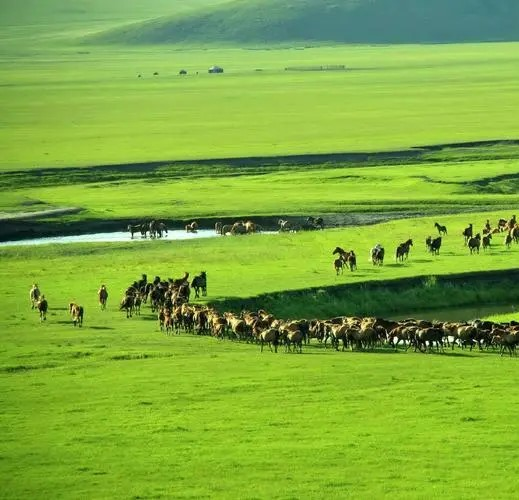
#> input picture 计算机视觉实践-练习1/image_code/1.jpg, 519 x 500 px, found by its file name
$ python maincat.py
#> lines starting #> are read from the running program, lines starting #| are printed output that depends on the picture
### 计算机视觉实践-练习1/image_code/Image_Stitching/image_Stitcher.py
import numpy as np
import cv2
class image_Stitcher:
    # 开始定义拼接函数
    def stitch(self, images, ratio=0.75, reprojThresh=4.0, showMatches=False):#nfeatures，保留的最佳特性的数量。
        # 特征按其得分进行排序(以SIFT算法作为局部对比度进行测量)
        # 读取图像
        imageB, imageA = images #注意这里imageB对应图片1，imageA对应图片2，因为在之后的拼接时，是从A上覆盖B的
        # 通过函数detecAndDescribe来计算图片A与图片B的特征点和特征向量
        kpsA, featureA = self.detectAndDescribe(imageA)
        kpsB, featureB = self.detectAndDescribe(imageB)

        # 匹配两张图片的特征点
        M = self.matchKeypoints(kpsA, kpsB, featureA, featureB, ratio, reprojThresh) # 高斯输入层级， 如果图像分辨率较低，则可能需要减少数值
        # 没有匹配点，退出
        if not M:
            return None
        matches, H, status = M  # 对比度阈值用于过滤区域中的弱特征。阈值越大，检测器产生的特征越少
        # 将图片A进行视角变换 中间结果
        result = cv2.warpPerspective(imageA, H, (imageA.shape[1] + imageB.shape[1], imageA.shape[0]))
        # 将图片B传入]
        print('A B R', imageA.shape, imageB.shape, result.shape) #这里先输出一下A、B、R的尺寸，看看能否拼接，确定宽度是一样的
        result[0:imageB.shape[0], 0:imageB.shape[1]] = imageB #这最后一步比较就比较简单了，从以西代码可以看，已知举证 H，就可
        #以对图片 A 的位置进行相对变换，想象一下一个长是 A 和 B 两个图片长的画
        #布，现在通过 H 把 A 放在合适的位置（刚好可以重叠的区域的边界），那么
        #在把图像 B 也放在这个画布原本图像重叠的边界，如此图像拼接是不是就完成了。
        if showMatches:
            # 生成匹配图片
            vis = self.drawMatches(imageA, imageB, kpsA, kpsB, matches, status)
            # 返回结果
            return result, vis
        # self.cv_show('result', result)
        # 检测是否需要显示图片匹配
        return result

    def detectAndDescribe(self, image):
        # 首先转换为灰度图
        gray = cv2.cvtColor(image, cv2.COLOR_BGR2GRAY) # featureA和featureB 表示两个特征向量集；K 表示按knn匹配规则输出的最优的K个结果
        # 开始建立SIFT生成器
        descriptor = cv2.xfeatures2d.SIFT_create()
        # 其次检测特征点并计算描述子
        kps, features = descriptor.detectAndCompute(gray, None)
        kps = np.float32([kp.pt for kp in kps])
        return kps, features # 这里返回特征点以及特征图

    def matchKeypoints(self, kpsA, kpsB, featureA, featureB, ratio, reprojThresh):# 函数用于匹配，找到匹配度较高的点
        matcher = cv2.BFMatcher()
        # 使用KNN检测来自AB图的SIFT特征匹配
        rawMatches = matcher.knnMatch(featureA, featureB, 2)
        # 这里是用于过滤的
        matches = []
        for m in rawMatches:
            if len(m) == 2 and m[0].distance < m[1].distance * ratio:
                matches.append((m[0].trainIdx, m[0].queryIdx))
        if len(matches) > 4:
            # 获取匹配对的点坐标
            ptsA = np.float32([kpsA[i] for (_, i) in matches])
            ptsB = np.float32([kpsB[i] for (i, _) in matches])
            # 计算H矩阵，实际上所谓的转置矩阵 H，就是用来计算相对位置的。图像拼接的本质
            # 其实很简单，就是在一张图像合适的位置上拼接上另一张图片，而这个合适
            # 的位置就要去可以把重复的部分，也就是哪一块区域覆盖掉，而转置矩阵 H
            # 实际上就是用来定位的。
            H, status = cv2.findHomography(ptsA, ptsB, cv2.RANSAC, reprojThresh)
            return matches, H, status

    # 展示图像
    # [4 lines left out: function cv_show, not called in this run]

    def drawMatches(self, imageA, imageB, kpsA, kpsB, matches, status):
        # 初始化可视化图片，将A、B图左右连接到一起
        hA, wA = imageA.shape[:2]
        hB, wB = imageB.shape[:2]
        vis = np.zeros((max(hA, hB), wA + wB, 3), dtype="uint8")
        vis[0:hA, 0:wA] = imageA
        vis[0:hB, wA:] = imageB
        # 联合遍历，画出匹配对
        for ((trainIdx, queryIdx), s) in zip(matches, status):
            # 当点对匹配成功时，画到可视化图上
            if s == 1:
                # 画出匹配对
                ptA = (int(kpsA[queryIdx][0]), int(kpsA[queryIdx][1]))
                ptB = (int(kpsB[trainIdx][0]) + wA, int(kpsB[trainIdx][1]))
                cv2.line(vis, ptA, ptB, (0, 255, 0), 1)
        # 返回可视化结果
        return vis

### 计算机视觉实践-练习1/image_code/Image_Stitching/maincat.py
from image_Stitcher import image_Stitcher
import cv2

# 读取图片
path1 = r"C:\demo\image_cat\image_code\1.jpg"
path2 = r"C:\demo\image_cat\image_code\2.jpg"
img1 = cv2.imread(path1)
#> img1 is the input picture: shape (500, 519, 3); mean B, G, R 60.3, 169.5, 125.9
img2 = cv2.imread(path2)
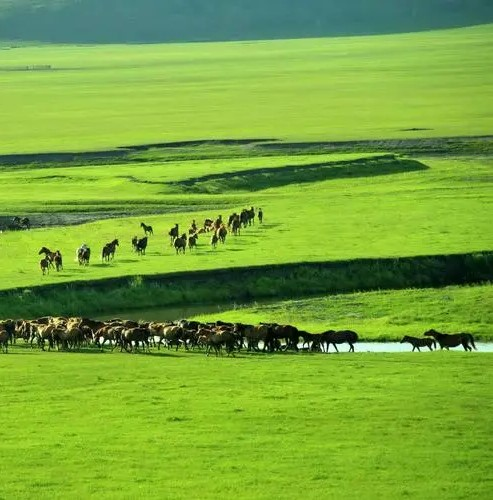
#> input picture 计算机视觉实践-练习1/image_code/2.jpg, 493 x 500 px, found by its file name
#> img2 is the input picture: shape (500, 493, 3); mean B, G, R 57.2, 164.7, 119.4
# 图片拼接
stitcher = image_Stitcher() # 定义函数Stitcher(),这个函数用于实现图像拼接
result, vis = stitcher.stitch([img1, img2], showMatches=True) #将图片1，图片2传入函数Stitcher()中
#> in detectAndDescribe, `gray = cv2.cvtColor(image, cv2.COLOR_BGR2GRAY)`:
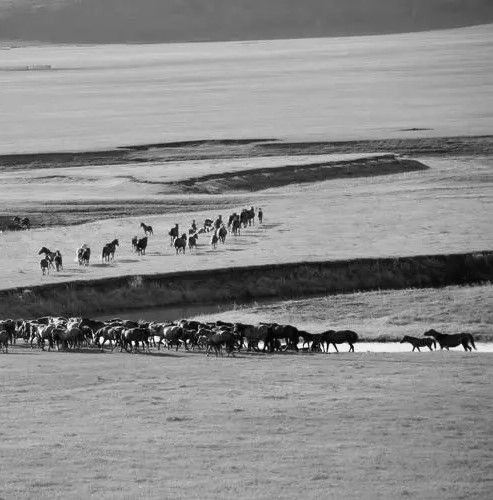
#> gray: shape (500, 493); min 0, max 252, mean 138.9
#> in detectAndDescribe, `kps, features = descriptor.detectAndCompute(gray, None)`: kps = 1080 keypoints; strongest (x, y, size): (133, 343, 2.5), (188, 341, 2), (261, 345, 4.4), (101, 339, 3.2)
#> in detectAndDescribe, `kps = np.float32([kp.pt for kp in kps])`: kps = 1080 pairs, first value 2.92 to 490, second value 35.05 to 493.4
#> in stitch, `kpsA, featureA = self.detectAndDescribe(imageA)`: kpsA has the same summary as kps in detectAndDescribe
#> in detectAndDescribe (call 2), `gray = cv2.cvtColor(image, cv2.COLOR_BGR2GRAY)`:
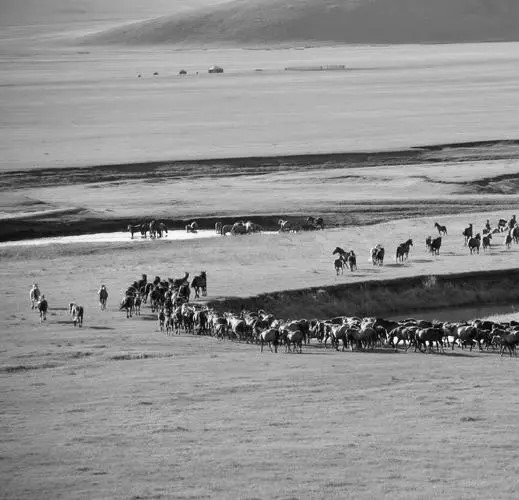
#> gray: shape (500, 519); min 0, max 253, mean 144
#> in detectAndDescribe (call 2), `kps, features = descriptor.detectAndCompute(gray, None)`: kps = 1114 keypoints; strongest (x, y, size): (427, 343, 2.5), (482, 341, 2), (395, 339, 3.2), (434, 343, 2.3)
#> in detectAndDescribe (call 2), `kps = np.float32([kp.pt for kp in kps])`: kps = 1114 pairs, first value 4.99 to 515, second value 58.77 to 497.1
#> in stitch, `kpsB, featureB = self.detectAndDescribe(imageB)`: kpsB has the same summary as kps in detectAndDescribe
#> in matchKeypoints, `rawMatches = matcher.knnMatch(featureA, featureB, 2)`: rawMatches = 1080 matches
#> after the loop in matchKeypoints, `for m in rawMatches:`: matches = 429 pairs, first value 91 to 1108, second value 0 to 973
#> in matchKeypoints, `ptsA = np.float32([kpsA[i] for (_, i) in matches])`: ptsA = 429 pairs, first value 2.92 to 446.3, second value 66.47 to 488.6
#> in matchKeypoints, `ptsB = np.float32([kpsB[i] for (i, _) in matches])`: ptsB = 429 pairs, first value 72.59 to 514.1, second value 66.31 to 488.4
#> in matchKeypoints, `H, status = cv2.findHomography(ptsA, ptsB, cv2.RANSAC, reprojThresh)`: H = [[1, 4.55e-06, 294], [3.63e-05, 1, 0.0339], [-2.09e-07, -3.34e-07, 1]]; status = 429 values, max 1 at index 0, min 0 at index 89, mean 0.974
#| A B R (500, 493, 3) (500, 519, 3) (500, 1012, 3)
#> in stitch, `result[0:imageB.shape[0], 0:imageB.shape[1]] = imageB`:
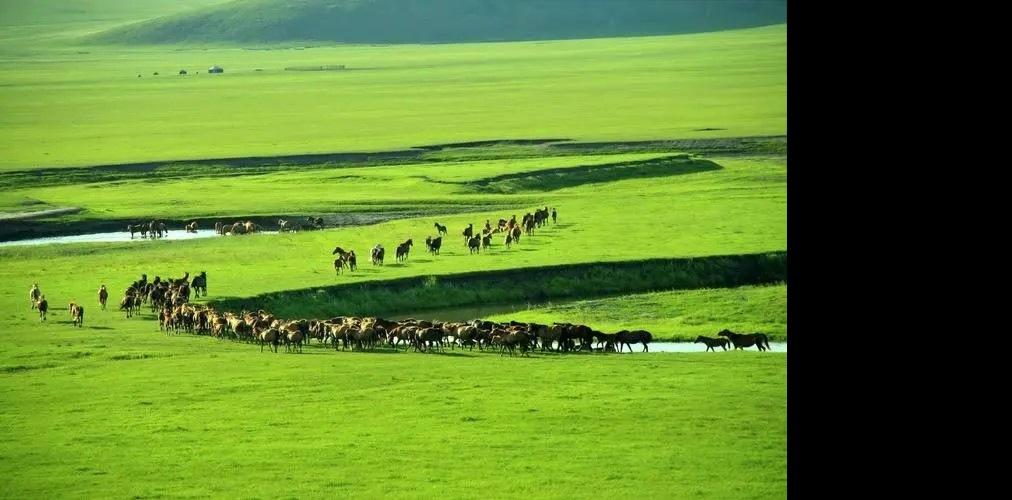
#> result: shape (500, 1012, 3); mean B, G, R 45.3, 130, 95.3
#> in drawMatches, `vis[0:hA, 0:wA] = imageA`:
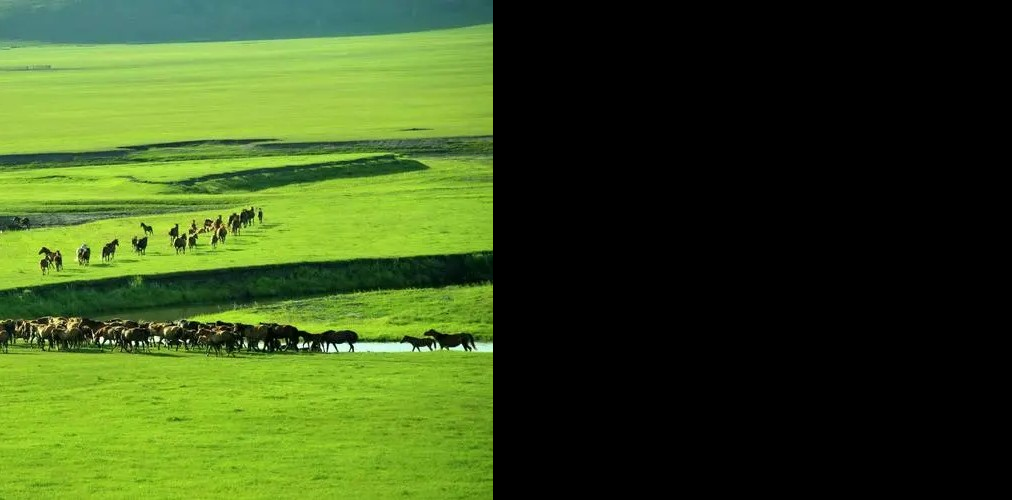
#> vis: shape (500, 1012, 3); mean B, G, R 27.9, 80.2, 58.1
#> in drawMatches, `vis[0:hB, wA:] = imageB`:
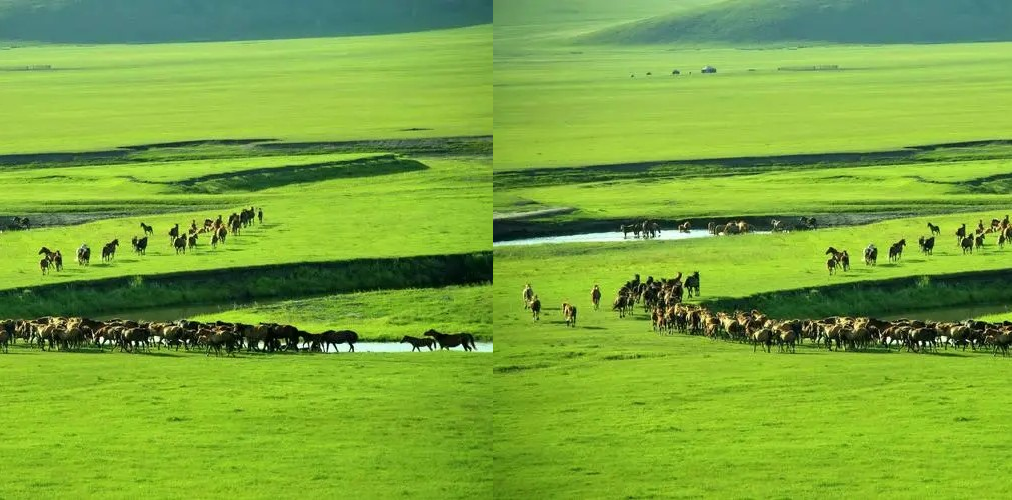
#> vis: shape (500, 1012, 3); mean B, G, R 58.8, 167.2, 122.7
#> the loop in drawMatches, `for ((trainIdx, queryIdx), s) in zip(matches, status):` made 429 passes
#> (trainIdx, queryIdx, ptA, ptB) on passes 1 to 12: (578, 0, (2, 230), (789, 230)), (583, 3, (6, 345), (793, 345)), (584, 4, (6, 345), (793, 345)), (586, 5, (7, 412), (794, 412)), (587, 6, (7, 412), (794, 412)), (590, 7, (8, 342), (795, 342)), (591, 11, (9, 348), (796, 348)), (592, 12, (9, 213), (796, 213)), (593, 14, (15, 172), (802, 172)), (595, 15, (15, 223), (802, 222)), (594, 16, (15, 214), (802, 214)), (596, 17, (17, 218), (804, 218))
#> (ptA, ptB) on passes 61 to 66: ((43, 345), (830, 345)), ((43, 269), (830, 269)), ((43, 269), (830, 269)), ((43, 263), (830, 263)), ((44, 250), (831, 250)), ((44, 250), (831, 250))
#> after the loop in drawMatches, `for ((trainIdx, queryIdx), s) in zip(matches, status):`:
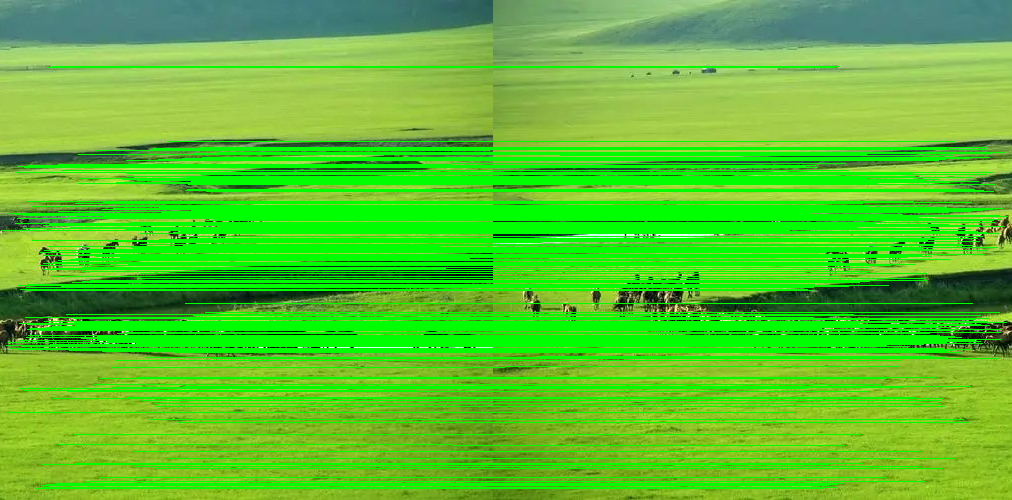
#> vis: shape (500, 1012, 3); mean B, G, R 44.5, 196.3, 89.9

cv2.namedWindow("Contours", cv2.WINDOW_NORMAL) #显示第一张图片
cv2.imshow("Contours", img1)
#cv2.imshow('img1', img1)
cv2.namedWindow("img2", cv2.WINDOW_NORMAL)#显示第二张图片
cv2.imshow('img2', img2)

# cv2.namedWindow("keypoints matches", cv2.WINDOW_NORMAL)
# cv2.imshow('keypoints matches', vis)
cv2.namedWindow("result", cv2.WINDOW_NORMAL) #显示融合后的图片
cv2.imshow('result', result)
cv2.waitKey(0)
cv2.destroyWindow()
